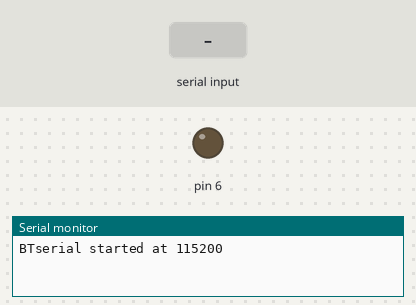
The sketch below on a simulated Arduino Uno, built with avr-gcc and run on an emulated ATmega328P. Parts: output pins drawn as LEDs (lit = HIGH), the last lines printed to the serial monitor. The test bench sets the inputs (shaded band).

Above: at 1.2 s.
1.3 s: "o" received over the second serial link
At 2.5 s:
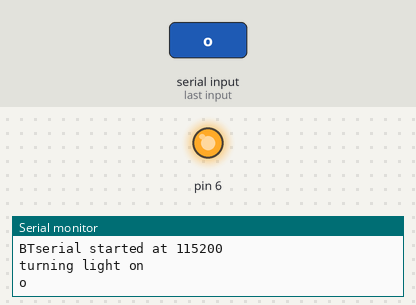
5.8 s: "f" received over the second serial link
At 7.1 s:
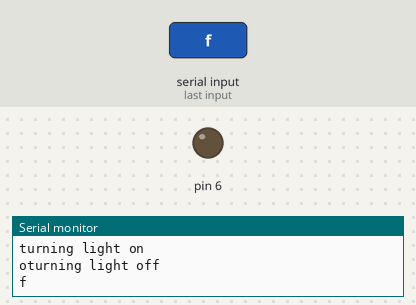
Timing chart, 0 to 8.8 s (numbered marks = the images above; inputs shaded):
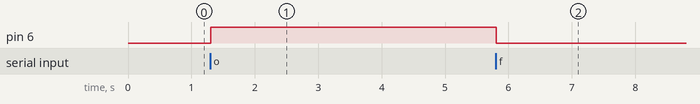

Measured:
- after the input at 1.3 s, pin 6: LOW → HIGH at once
- after the input at 5.8 s, pin 6: HIGH → LOW at once

The sketch:

sketch_mar19a.ino
```cpp
// (licence header left out)
#include <SoftwareSerial.h>

static SoftwareSerial btSerial(11, 10);


bool lightOn = false;
/* There is data waiting to be read from the HM-10 device. */
static void HandleRxDataIndication(void)
{
   char c = btSerial.read();

   if (c == 'o') {
    Serial.println("turning light on");
    lightOn = true;
    btSerial.write("WHALE-ON");
  }
  if (c == 'f') {
    Serial.println("turning light off");
    lightOn = false;
    btSerial.write("WHALE-OFF");
  }

  if (c == 's') {
    if (lightOn == true) {
       btSerial.write("WHALE-ON");
    } else {
      btSerial.write("WHALE-OFF");
    }
  }

   /* Just echo the character for now. */
   Serial.write(c);
}

/* There is data waiting to be sent to the HM-10 device. */
static void HandleTxDataIndication(void)
{
   char c = Serial.read();
  Serial.println(c);
   /* Echo the character just been sent. */
   Serial.write(c);

   /* We don't send carriage return or line feed. */
   if (c == 0x0A || c == 0x0D)
   {
      return;
   }

   Serial.println("the input is: " + c);

   btSerial.write(c);
}

void setup()
{
   Serial.begin(9600);
   btSerial.begin(9600);
   Serial.println("BTserial started at 115200");
   pinMode(6, OUTPUT);
}

void loop()
{
  if (lightOn == true) {
    digitalWrite(6, HIGH);
  } else {
    digitalWrite(6, LOW);
  }
   if (btSerial.available())
   {
      HandleRxDataIndication();
   }

   if (Serial.available())
   {
      HandleTxDataIndication();
   }
}
```
